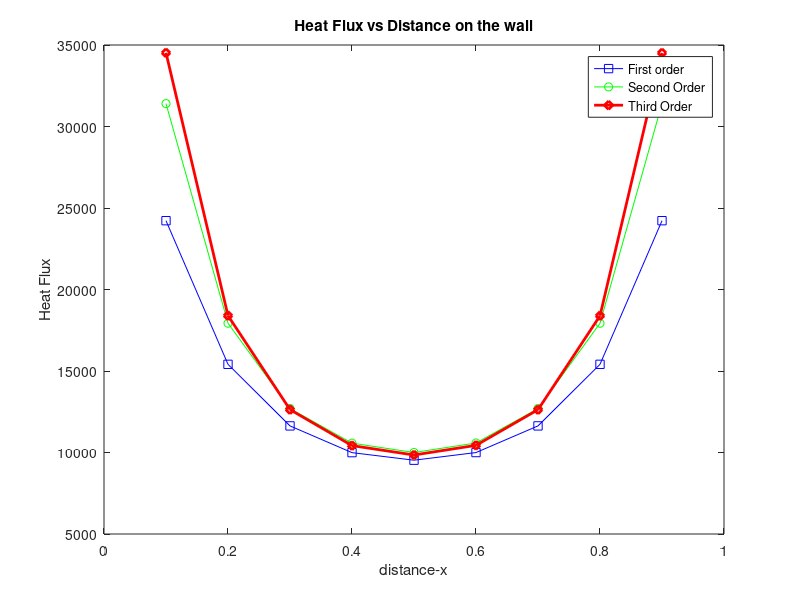

Recreate this plot in MATLAB. (Note: this script raises an error after producing the figure.)
clear all;
clc;
thetas = load("Thetas.txt");
%thetas = [1 1 1 1 1 1 1 1 1; 
          %0.489 0.6749 0.7546 0.7892 0.7990 0.7891 0.7546 0.6749 0.489;
          %0.2811 0.4562 0.5541 0.603 0.6179 0.603 0.554 0.4561 0.281;
          %0.1791 0.3145 0.4026 0.451 0.4663 0.4509 0.4025 0.3144 0.179;
          %0.1207 0.2202 0.2907 0.3318 0.3452 0.3317 0.2906 0.2201 0.1205];




%Numerical Differentiation
tw = 10; %upper wall temperature
t0 = 30; %Temperature of all other walls which is room temperature
Ts = thetas*(tw - t0);
k = 237; %Conductivity
deltax =0.1;
deltay = 0.1;
Flux_1 = zeros(1,9); %I-Order derivative
Flux_2 = zeros(1,9); %II-Order derivative
Flux_3 = zeros(1,9); %III-Order derivative
for i = 1:9
    Flux_1(i) =- k*(Ts(1,i)-Ts(2,i))/deltay;
    Flux_2(i) =- k*(3*Ts(1,i) - 4*Ts(2,i)+ Ts(3,i))/(2*deltay);
    Flux_3(i) =- k*(11*Ts(1,i)-18*Ts(2,i)+9*Ts(3,i)-2*Ts(4,i))/(6*deltay);
end
distances = deltax*(1:9);
plot(distances,Flux_1,'bs-',distances,Flux_2,'go-',distances,Flux_3,'rd-','LineWidth',2);
title("Heat Flux vs Distance on the wall");
xlabel("distance-x");
ylabel("Heat Flux");
legend("First order","Second Order","Third Order");



%Numerical Integration
Heat_flux = Flux_2 + 0;
Total_Heat_flow_1 = 0; %Trapezoidal Rule
Total_Heat_flow_2 = 0; %Simpsons 1/3rd Rule
for i = 1:8
    Total_Heat_flow_1 = Total_Heat_flow_1 + deltax*(Heat_flux(i)+Heat_flux(i+1))/2;
end
for i = 1:7
    Total_Heat_flow_2 = Total_Heat_flow_2 + deltax*(Heat_flux(i)+4*Heat_flux(i+1)+Heat_flux(i+2))/3;
end
disp(["Trapezoidal = ",Total_Heat_flow_1; " Simpsons 1/3rd rule ",Total_Heat_flow_2]);



